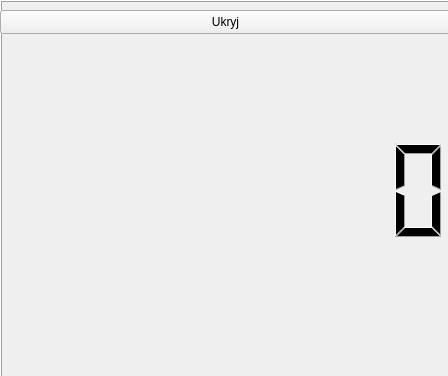
<?xml version="1.0" encoding="UTF-8"?>
<ui version="4.0">
 <class>MainWindow</class>
 <widget class="QMainWindow" name="MainWindow">
  <property name="geometry">
   <rect>
    <x>0</x>
    <y>0</y>
    <width>448</width>
    <height>376</height>
   </rect>
  </property>
  <property name="windowTitle">
   <string>MainWindow</string>
  </property>
  <widget class="QWidget" name="centralwidget">
   <widget class="QLCDNumber" name="lcdNumber">
    <property name="geometry">
     <rect>
      <x>0</x>
      <y>0</y>
      <width>451</width>
      <height>381</height>
     </rect>
    </property>
    <property name="sizePolicy">
     <sizepolicy hsizetype="Maximum" vsizetype="Maximum">
      <horstretch>2</horstretch>
      <verstretch>2</verstretch>
     </sizepolicy>
    </property>
    <property name="digitCount">
     <number>8</number>
    </property>
   </widget>
   <widget class="QPushButton" name="pushButton">
    <property name="geometry">
     <rect>
      <x>0</x>
      <y>10</y>
      <width>451</width>
      <height>24</height>
     </rect>
    </property>
    <property name="text">
     <string>Ukryj</string>
    </property>
   </widget>
  </widget>
 </widget>
 <resources/>
 <connections/>
</ui>
